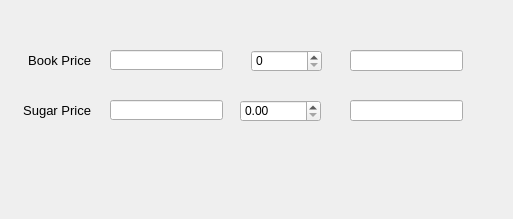
<?xml version="1.0" encoding="UTF-8"?>
<ui version="4.0">
 <class>Dialog</class>
 <widget class="QDialog" name="Dialog">
  <property name="geometry">
   <rect>
    <x>0</x>
    <y>0</y>
    <width>513</width>
    <height>219</height>
   </rect>
  </property>
  <property name="acceptDrops">
   <bool>false</bool>
  </property>
  <property name="windowTitle">
   <string>Price Calculator</string>
  </property>
  <widget class="QLabel" name="label">
   <property name="geometry">
    <rect>
     <x>20</x>
     <y>50</y>
     <width>71</width>
     <height>21</height>
    </rect>
   </property>
   <property name="font">
    <font>
     <pointsize>10</pointsize>
    </font>
   </property>
   <property name="text">
    <string>Book Price</string>
   </property>
   <property name="alignment">
    <set>Qt::AlignRight|Qt::AlignTrailing|Qt::AlignVCenter</set>
   </property>
  </widget>
  <widget class="QLineEdit" name="BookPriceEnt">
   <property name="geometry">
    <rect>
     <x>110</x>
     <y>50</y>
     <width>113</width>
     <height>20</height>
    </rect>
   </property>
  </widget>
  <widget class="QSpinBox" name="BookQuantSpin">
   <property name="geometry">
    <rect>
     <x>251</x>
     <y>50</y>
     <width>71</width>
     <height>22</height>
    </rect>
   </property>
  </widget>
  <widget class="QLineEdit" name="BookTotalEnt">
   <property name="geometry">
    <rect>
     <x>350</x>
     <y>50</y>
     <width>113</width>
     <height>21</height>
    </rect>
   </property>
  </widget>
  <widget class="QLineEdit" name="SugarTotalEnt">
   <property name="geometry">
    <rect>
     <x>350</x>
     <y>100</y>
     <width>113</width>
     <height>21</height>
    </rect>
   </property>
  </widget>
  <widget class="QLabel" name="label_2">
   <property name="geometry">
    <rect>
     <x>20</x>
     <y>100</y>
     <width>71</width>
     <height>21</height>
    </rect>
   </property>
   <property name="font">
    <font>
     <pointsize>10</pointsize>
    </font>
   </property>
   <property name="text">
    <string>Sugar Price</string>
   </property>
   <property name="alignment">
    <set>Qt::AlignRight|Qt::AlignTrailing|Qt::AlignVCenter</set>
   </property>
  </widget>
  <widget class="QLineEdit" name="SugarPriceEnt">
   <property name="geometry">
    <rect>
     <x>110</x>
     <y>100</y>
     <width>113</width>
     <height>20</height>
    </rect>
   </property>
  </widget>
  <widget class="QDoubleSpinBox" name="SugarQuantSpin">
   <property name="geometry">
    <rect>
     <x>240</x>
     <y>100</y>
     <width>81</width>
     <height>22</height>
    </rect>
   </property>
  </widget>
  <widget class="QLabel" name="GrandTotalLabel">
   <property name="geometry">
    <rect>
     <x>140</x>
     <y>160</y>
     <width>251</width>
     <height>31</height>
    </rect>
   </property>
   <property name="font">
    <font>
     <family>Palatino Linotype</family>
     <pointsize>12</pointsize>
    </font>
   </property>
   <property name="text">
    <string/>
   </property>
   <property name="alignment">
    <set>Qt::AlignCenter</set>
   </property>
  </widget>
 </widget>
 <resources/>
 <connections/>
</ui>
